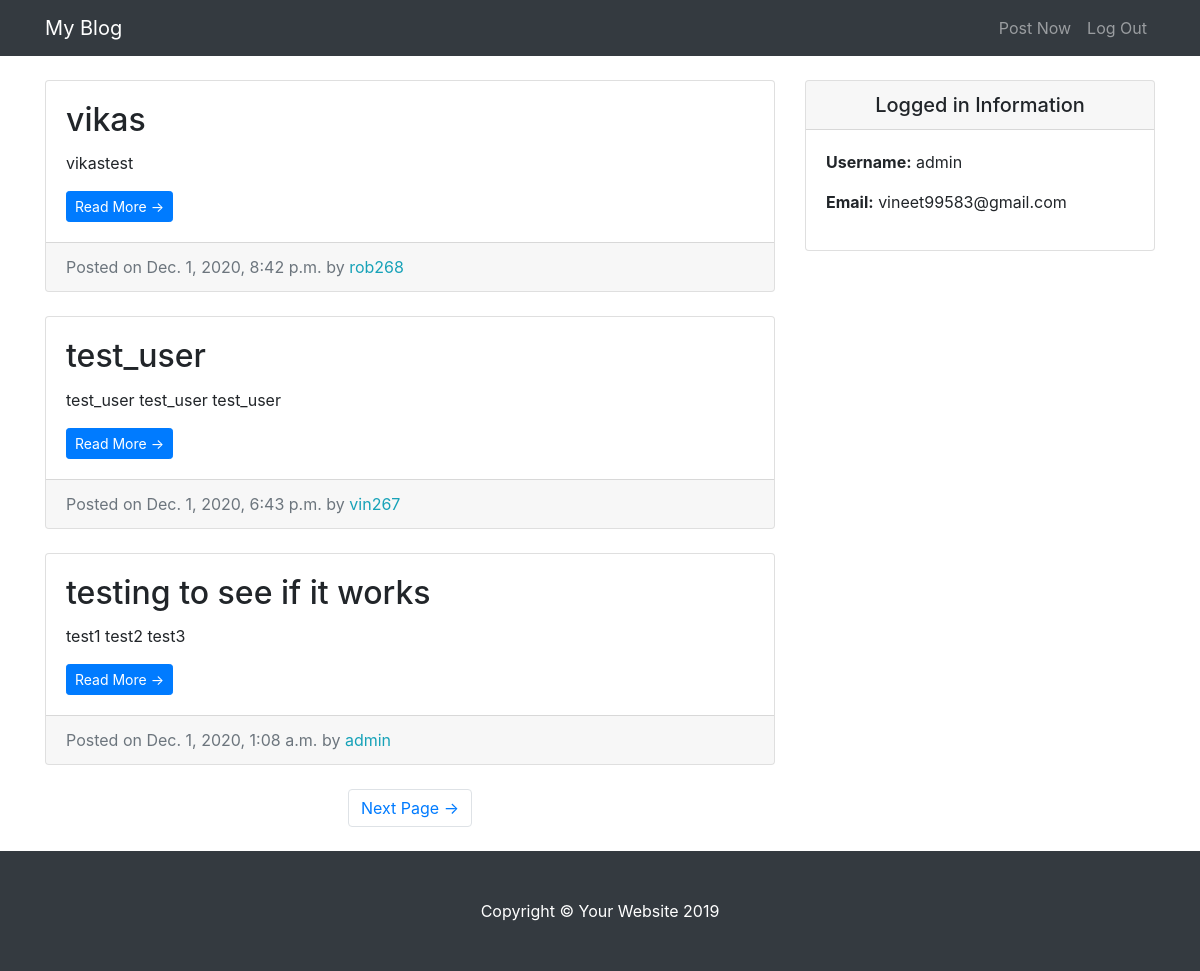
The app's page / (signed in) with its own data.
### entries/models.py (models this page shows, shortened)
class Entry(models.Model):
    entry_title = models.CharField(max_length=50)
    entry_text = models.TextField()
    entry_date = models.DateTimeField(auto_now_add=True)
    entry_author = models.ForeignKey(User, on_delete=models.CASCADE)
    class Meta:
        verbose_name_plural = 'entries'

### entries/views.py (the view)
# urls.py: path('', HomeView.as_view(), name='blog-home'),
class HomeView(LoginRequiredMixin, ListView):
    model = Entry
    template_name = 'entries/index.html'
    context_object_name = 'blog_entries'
    ordering = ['-entry_date']
    paginate_by = 3

### entries/templates/entries/index.html (shortened to what this page needs)
{% extends "entries/base.html" %}
{% block content %}
      <div class="col-md-8">
        {% for entry in blog_entries %}
        <div class="card mb-4 mt-4">
          <div class="card-body">
            <h2 class="card-title">{{ entry.entry_title}}</h2>
            <p class="card-text">{{ entry.entry_text|truncatechars:100}}</p>
            <a href="{% url 'entry-detail' entry.pk %}" class="btn btn-primary btn-sm">Read More &rarr;</a>
          </div>
          <div class="card-footer text-muted">
            Posted on {{ entry.entry_date}} by
            <span class= "text-info mr-2">{{ entry.entry_author}}</span>
          </div>
        </div>
        {% endfor %}
        {% if is_paginated %}
        <ul class="pagination justify-content-center mb-4">
          {% if page_obj.has_next %}
          <li class="page-item">
            <a class="page-link" href="?page={{ page_obj.next_page_number }}">Next Page &rarr;</a>
          </li>
          {% endif %}
        </ul>
        {% endif %}
      </div>
{% endblock %}

### entries/templates/entries/base.html (shortened to what this page needs)
{% load static %}
<!DOCTYPE html>
<html lang="en">
<head>
  <link href="{% static 'entries/vendor/bootstrap/css/bootstrap.min.css' %}" rel="stylesheet">
  <link href="{% static 'entries/css/blog-home.css' %}" rel="stylesheet">
</head>
<body>
  <nav class="navbar navbar-expand-lg navbar-dark bg-dark fixed-top">
    <div class="container">
      <a class="navbar-brand" href="{% url 'blog-home' %}">My Blog</a>
      <div class="collapse navbar-collapse" id="navbarResponsive">
        <ul class="navbar-nav ml-auto">
          <li class="nav-item">
            <a class="nav-link" href="{% url 'create-entry' %}">Post Now</a>
          </li>
          <li class="nav-item">
            <a class="nav-link" href="{% url 'logout' %}">Log Out</a>
          </li>
        </ul>
      </div>
    </div>
  </nav>
  <div class="container">
    <div class="row">
     {% block content %} {% endblock %}
    <div class="col-md-4">
      <div class="card my-4">
          <h5 class="card-header text-center">Logged in Information</h5>
          <div class="card-body">
            <ul class="list-unstyled mb-0">
                <li>
                    <p> <strong>Username:</strong> {{user.username}} </p>
                </li>
                <li>
                    <p> <strong>Email:</strong> {{user.email}} </p>
                </li>
            </ul>
          </div>
        </div>
      </div>
    </div>
  </div>
  <footer class="py-5 bg-dark">
    <div class="container">
      <p class="m-0 text-center text-white">Copyright &copy; Your Website 2019</p>
    </div>
  </footer>
</body>
</html>

### entries/static/entries/css/blog-home.css (style rules this page uses)
body { padding-top: 56px; }

### records on screen
Entry: entry_title "vikas", entry_text "vikastest", entry_date "Dec. 1, 2020, 8:42 p.m.", entry_author "rob268"
Entry: entry_title "test_user", entry_text "test_user test_user test_user", entry_date "Dec. 1, 2020, 6:43 p.m.", entry_author "vin267"
Entry: entry_title "testing to see if it works", entry_text "test1 test2 test3", entry_date "Dec. 1, 2020, 1:08 a.m.", entry_author "admin"

### other values on screen
{{ user.username }} "admin"
{{ user.email }} "vineet99583@gmail.com"
